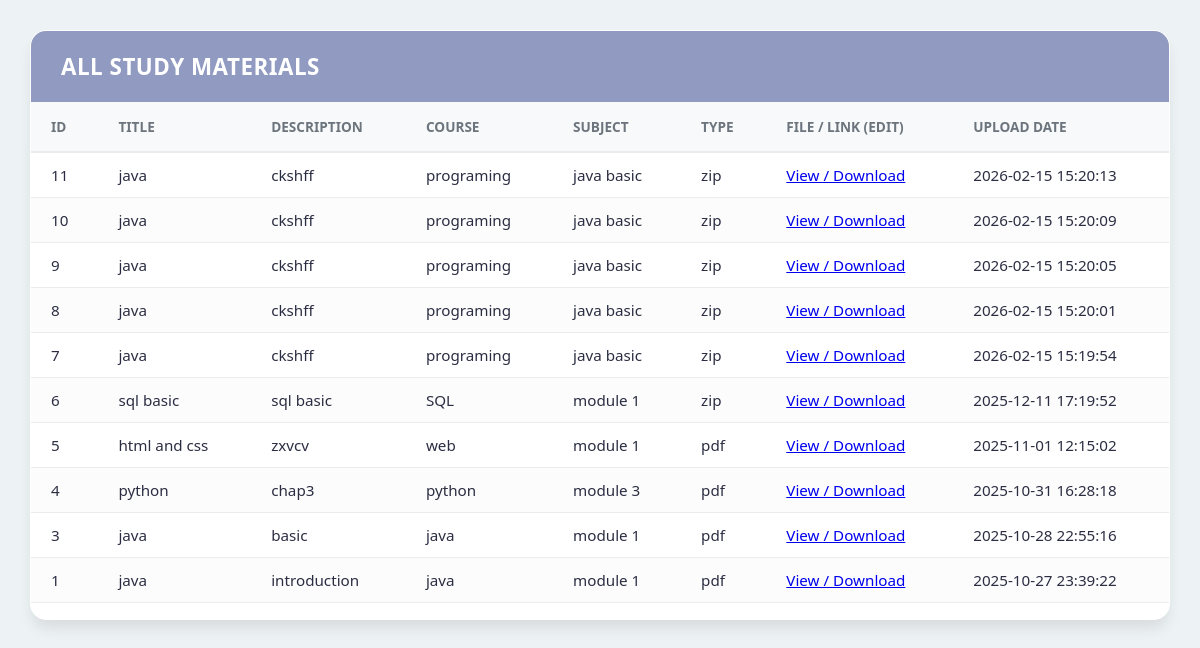
Page /show-details/show-study-mat.php on the committed database.
### tables this page shows
CREATE TABLE `study_material` (
  `material_id` int(11) NOT NULL,
  `title` varchar(255) NOT NULL,
  `description` text NOT NULL,
  `course` varchar(100) NOT NULL,
  `subject` varchar(100) NOT NULL,
  `material_type` varchar(50) NOT NULL,
  `file_path_or_link` varchar(500) NOT NULL,
  `upload_date` timestamp NOT NULL DEFAULT current_timestamp()
);

### show-details/show-study-mat.php (the view, shortened to what this page needs)
<?php
require '../includes/config.php';
$data = mysqli_query($con, 'SELECT * FROM study_material ORDER BY material_id DESC');
$total = mysqli_num_rows($data);
?>
<html>
    <head>
        <link href="https://cdnjs.cloudflare.com/ajax/libs/font-awesome/6.4.0/css/all.min.css" rel="stylesheet">
     <link rel="stylesheet" href="../css/details/study-mat.css?v=<?php echo time(); ?>">
    </head>
    <body class="fixed-scroll-page">
        <div class="card fixed-scroll-card">
            <div class="card-header fixed-scroll-header">
                <h2 class="card-title">All Study Materials</h2>
            </div>
            <form action="" method="post" enctype="multipart/form-data">
                <div class="card-body">
                    <table class="details-table">
                        <thead>
                            <tr>
                                <th>ID</th>
                                <th>Title</th>
                                <th>Description</th>
                                <th>Course</th>
                                <th>Subject</th>
                                <th>Type</th>
                                <th>File / Link (Edit)</th>
                            <th>Upload Date</th>
                        </tr>
                    </thead>
                    <tbody>
                <?php
                $role = $_SESSION['role'] ?? '';
                if($total > 0)
                {
                    while($result = mysqli_fetch_assoc($data))
                    {
                        $file_path = $result['file_path_or_link'];
                        if(isset($_GET['edit_id']) && $_GET['edit_id'] == $result['material_id'])
                        {
                            echo "<tr>
                            <td>". $result['material_id']. "<input type='hidden' name='id' value='". $result['material_id']."'></td>
                             <td><input type='text' name='title' value='" . $result['title'] . "'></td>
                             <td><input type='text' name='desc' value='" . $result['description'] . "'></td>
                             <td><input type='text' name='course' value='" . $result['course'] . "'></td>
                             <td><input type='text' name='sub' value='" . $result['subject'] . "'></td>
                             <td><input type='text' name='type' value='" . $result['material_type'] . "' placeholder='pdf/link'></td>
                             <td>
                                <input type='hidden' name='old_path' value='" . $file_path . "'>
                                <small>Link Update:</small><br>
                                <input type='text' name='mat_link' value='" . $file_path . "' placeholder='Paste Link here'><br>
                                <small>OR Upload New File:</small><br>
                                <input type='file' name='mat_file'>
                             </td>
                             <td>" . $result['upload_date'] . "</td>";
                             if ($role === 'admin' || $role === 'teacher') {
                                 echo "<td class='action-buttons'>
                                    <button type='submit' name='save_btn'><i class='fa-solid fa-check'></i></button>
                                    <a href='show-study-mat.php' class='btn-cancel'><i class='fa-solid fa-xmark'></i></a>
                                </td>";
                             }
                            echo "</tr>";
                        }
                        else
                        {
                            echo "<tr>
                            <td>". $result['material_id'] . "</td>
                            <td>". $result['title'] . "</td>
                            <td>". $result['description'] . "</td>
                            <td>". $result['course']. "</td>
                            <td>". $result['subject']. "</td>
                            <td>". $result['material_type']. "</td>
                            <td>
                                <a href='$file_path' target='_blank'>View / Download</a>
                            </td>
                             <td>" . $result['upload_date'] . "</td>";
                            echo "</tr>";
                        }
                    }
                }
                else{
                    $cols = ($_SESSION['role'] === 'admin' || $_SESSION['role'] === 'teacher') ? 9 : 8;
                    echo"<tr><td colspan='$cols' style='text-align:center;'>No Material Found</td></tr>";
                }
                ?>
                    </tbody>
                    </table>
                </div>
            </form>
        </div>
    </body>
</html>

### css/details/study-mat.css (style rules this page uses)
:root { --primary-color: #4361ee; --secondary-color: #f8f9fa; --text-dark: #2b2d42; --text-light: #6c757d; --border-color: #e9ecef; --success-color: #2ecc71; --danger-color: #e74c3c; --warning-color: #f1c40f; }
body { font-family: 'Segoe UI', 'Roboto', sans-serif; background-color: #edf2f4; color: var(--text-dark); margin: 0; padding: 30px; }
.card { background-color: #ffffff; border-radius: 16px; box-shadow: 0 10px 15px -3px rgba(0, 0, 0, 0.1); overflow: hidden; border: 1px solid white; }
.card-header { background-color: #919ac1; padding: 20px 30px; color: white; }
.card-title { font-size: 1.4rem; font-weight: 600; margin: 0; text-transform: uppercase; letter-spacing: 0.5px; }
.card-body { padding: 0; overflow-x: auto; }
.details-table { width: 100%; border-collapse: collapse; min-width: 900px; }
.details-table thead tr { background-color: #f8f9fa; }
.details-table th { padding: 15px 20px; font-size: 0.85rem; font-weight: 700; color: var(--text-light); text-transform: uppercase; border-bottom: 2px solid var(--border-color); text-align: left; }
.details-table td { padding: 12px 20px; font-size: 0.95rem; color: var(--text-dark); border-bottom: 1px solid var(--border-color); vertical-align: middle; }
.details-table tbody tr:nth-of-type(even) { background-color: #fcfcfc; }

### rows in the picture
study_material: material_id "11", title "java", description "ckshff", course "programing", subject "java basic", material_type "zip", upload_date "2026-02-15 15:20:13"
study_material: material_id "10", title "java", description "ckshff", course "programing", subject "java basic", material_type "zip", upload_date "2026-02-15 15:20:09"
study_material: material_id "9", title "java", description "ckshff", course "programing", subject "java basic", material_type "zip", upload_date "2026-02-15 15:20:05"
study_material: material_id "8", title "java", description "ckshff", course "programing", subject "java basic", material_type "zip", upload_date "2026-02-15 15:20:01"
study_material: material_id "7", title "java", description "ckshff", course "programing", subject "java basic", material_type "zip", upload_date "2026-02-15 15:19:54"
study_material: material_id "6", title "sql basic", description "sql basic", course "SQL", subject "module 1", material_type "zip", upload_date "2025-12-11 17:19:52"
study_material: material_id "5", title "html and css", description "zxvcv", course "web", subject "module 1", material_type "pdf", upload_date "2025-11-01 12:15:02"
study_material: material_id "4", title "python", description "chap3", course "python", subject "module 3", material_type "pdf", upload_date "2025-10-31 16:28:18"
study_material: material_id "3", title "java", description "basic", course "java", subject "module 1", material_type "pdf", upload_date "2025-10-28 22:55:16"
study_material: material_id "1", title "java", description "introduction", course "java", subject "module 1", material_type "pdf", upload_date "2025-10-27 23:39:22"
